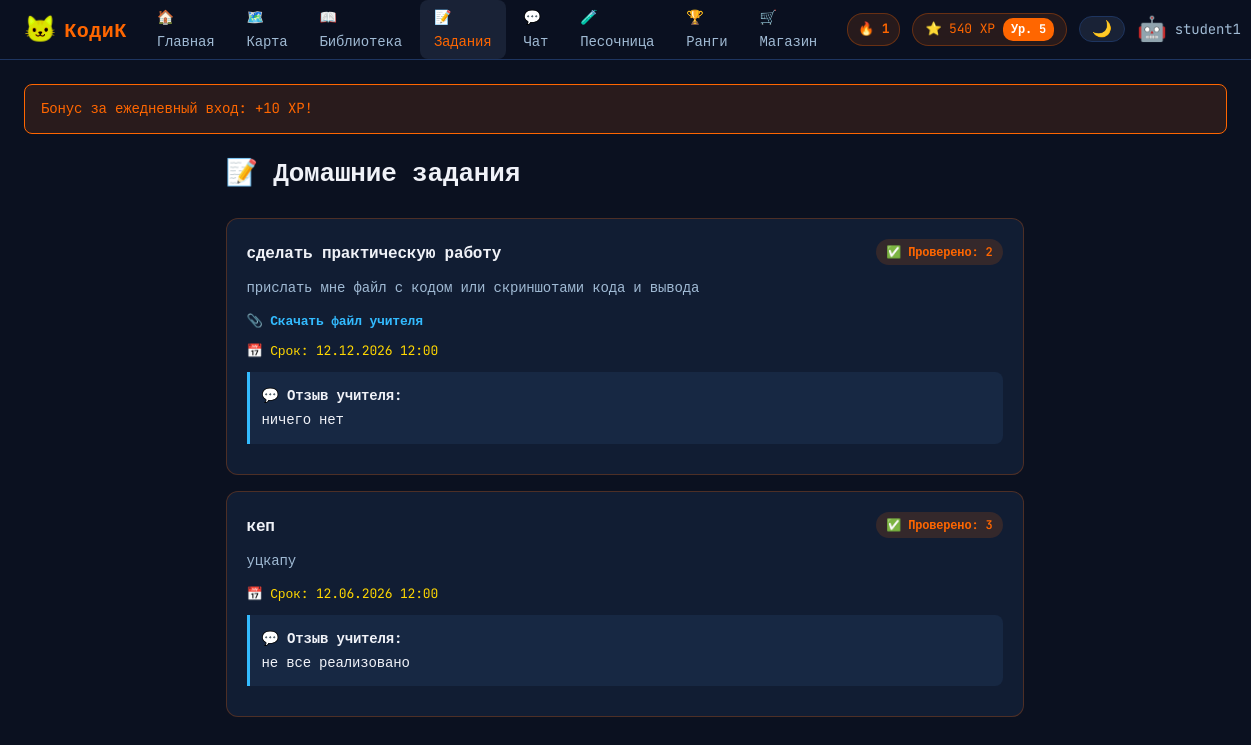
Page /student/assignments (signed in) on the committed database.
### models.py (models this page shows, shortened)
class User(UserMixin, db.Model):
    id = db.Column(db.Integer, primary_key=True)
    username = db.Column(db.String(80), unique=True, nullable=False)
    email = db.Column(db.String(120), unique=True, nullable=False)
    password_hash = db.Column(db.String(255), nullable=False)
    role = db.Column(db.String(20), nullable=False)  # admin, teacher, student, parent
    xp = db.Column(db.Integer, default=0)
    total_xp = db.Column(db.Integer, default=0)
    level = db.Column(db.Integer, default=1)
    avatar_emoji = db.Column(db.String(10), default='🐱')
    difficulty = db.Column(db.String(10), default='easy')
    created_at = db.Column(db.DateTime, default=datetime.utcnow)
    parent_id = db.Column(db.Integer, db.ForeignKey('user.id'), nullable=True)
    streak = db.Column(db.Integer, default=0)
    last_activity_date = db.Column(db.Date, nullable=True)
    last_login_bonus_date = db.Column(db.Date, nullable=True)
    sent_messages = db.relationship('Message', foreign_keys='Message.sender_id', backref='sender', lazy=True)
    received_messages = db.relationship('Message', foreign_keys='Message.receiver_id', backref='receiver', lazy=True)
    user_progress = db.relationship('UserProgress', backref='user', lazy=True)
    user_achievements = db.relationship('UserAchievement', backref='user', lazy=True)
    user_avatars = db.relationship('UserAvatar', backref='user', lazy=True)
    submissions = db.relationship('Submission', foreign_keys='Submission.student_id', backref='student', lazy=True)

class Assignment(db.Model):
    id = db.Column(db.Integer, primary_key=True)
    teacher_id = db.Column(db.Integer, db.ForeignKey('user.id'), nullable=False)
    group_id = db.Column(db.Integer, db.ForeignKey('group.id'), nullable=True)
    title = db.Column(db.String(200), nullable=False)
    description = db.Column(db.Text)
    due_date = db.Column(db.DateTime)
    is_closed = db.Column(db.Boolean, default=False)
    file_path = db.Column(db.String(255))
    created_at = db.Column(db.DateTime, default=datetime.utcnow)
    submissions = db.relationship('Submission', backref='assignment', lazy=True)
    teacher = db.relationship('User', foreign_keys=[teacher_id])

class Submission(db.Model):
    id = db.Column(db.Integer, primary_key=True)
    assignment_id = db.Column(db.Integer, db.ForeignKey('assignment.id'), nullable=False)
    student_id = db.Column(db.Integer, db.ForeignKey('user.id'), nullable=False)
    content = db.Column(db.Text)
    file_path = db.Column(db.String(255))
    submitted_at = db.Column(db.DateTime, default=datetime.utcnow)
    grade = db.Column(db.String(10))
    feedback = db.Column(db.Text)
    status = db.Column(db.String(20), default='submitted')

### app.py (the view)
@app.route('/student/assignments')
@login_required
@role_required('student')
def student_assignments():
    assignments = _get_student_assignments()
    my_subs = {s.assignment_id: s for s in Submission.query.filter_by(student_id=current_user.id).all()}
    return render_template('student/assignments.html',
                           assignments=assignments,
                           my_subs=my_subs)

### app.py (called while the page is built)
def now_msk():
    return datetime.now(_MSK_OFFSET).replace(tzinfo=None)

@app.before_request
def check_daily_login_bonus():
    if not current_user.is_authenticated or current_user.role != 'student':
        return
    if request.path.startswith('/api/'):
        return
    bonus = _grant_daily_login_bonus(current_user)
    if bonus:
        flash(f'Бонус за ежедневный вход: +{bonus} XP!', 'success')

def _compute_rank(total_xp, max_xp):
    icon, label = '🥚', 'Новобранец'
    for pct, t_icon, t_label in RANK_TIERS:
        if total_xp >= round(pct * max_xp):
            icon, label = t_icon, t_label
    return icon, label

@login_manager.user_loader
def load_user(user_id):
    return User.query.get(int(user_id))

def role_required(*roles):
    def decorator(f):
        @wraps(f)
        def decorated(*args, **kwargs):
            if not current_user.is_authenticated or current_user.role not in roles:
                flash('Доступ запрещён', 'danger')
                return redirect(url_for('dashboard'))
            return f(*args, **kwargs)
        return decorated
    return decorator

def _get_student_assignments():
    from sqlalchemy import or_, and_
    memberships = GroupMember.query.filter_by(user_id=current_user.id).all()
    group_ids = [m.group_id for m in memberships]
    if not group_ids:
        return []
    teacher_ids = [g.teacher_id for g in Group.query.filter(Group.id.in_(group_ids)).all() if g.teacher_id]
    return Assignment.query.filter(
        or_(
            Assignment.group_id.in_(group_ids),
            and_(Assignment.group_id.is_(None), Assignment.teacher_id.in_(teacher_ids))
        )
    ).order_by(Assignment.created_at.desc()).limit(5).all()

def _grant_daily_login_bonus(user):
    today = now_msk().date()
    if user.last_login_bonus_date == today:
        return 0
    user.xp += DAILY_LOGIN_BONUS_XP
    user.total_xp += DAILY_LOGIN_BONUS_XP
    user.last_login_bonus_date = today
    db.session.commit()
    return DAILY_LOGIN_BONUS_XP

### templates/student/assignments.html (shortened to what this page needs)
{% extends 'base.html' %}
{% block content %}
<div class="page-assignments">
  <div class="page-header">
    <h1>📝 Домашние задания</h1>
  </div>
  {% if assignments %}
  <div class="assignments-container">
    {% for a in assignments %}
    {% set sub = my_subs.get(a.id) %}
    <div class="assignment-card {{ 'graded' if sub and sub.status == 'graded' else ('submitted' if sub else '') }}">
      <div class="assignment-card-header">
        <h3>{{ a.title }}</h3>
        {% if sub %}
          {% if sub.status == 'graded' %}
            <span class="badge badge-success">✅ Проверено: {{ sub.grade }}</span>
          {% else %}
            <span class="badge badge-info">📬 Отправлено</span>
          {% endif %}
        {% elif a.is_closed %}
          <span class="badge badge-danger">🔒 Приём закрыт</span>
        {% elif a.due_date %}
          <span class="badge badge-warning countdown-badge"
                data-due="{{ a.due_date.strftime('%Y-%m-%dT%H:%M:%S') }}">⏳ …</span>
        {% else %}
          <span class="badge badge-warning">⏳ Ожидает выполнения</span>
        {% endif %}
      </div>
      <p class="assignment-desc">{{ a.description }}</p>
      {% if a.file_path %}
      <div class="assignment-attachment">
        📎 <a href="{{ url_for('assignment_download_file', filename=a.file_path) }}" class="attach-link" target="_blank">Скачать файл учителя</a>
      </div>
      {% endif %}
      {% if a.due_date %}
      <div class="assignment-due">📅 Срок: {{ a.due_date.strftime('%d.%m.%Y %H:%M') }}</div>
      {% endif %}
      {% if sub and sub.feedback %}
      <div class="feedback-block">
        <strong>💬 Отзыв учителя:</strong>
        <p>{{ sub.feedback }}</p>
      </div>
      {% endif %}
    </div>
    {% endfor %}
  </div>
  {% endif %}
</div>
{% endblock %}

### templates/base.html (shortened to what this page needs)
<!DOCTYPE html>
<html lang="ru">
<head>
  <link rel="stylesheet" href="{{ url_for('static', filename='css/main.css') }}">
</head>
<body class="role-{{ current_user.role if current_user.is_authenticated else 'guest' }}" id="mainBody">
{% if current_user.is_authenticated %}
<nav class="navbar">
  <a class="nav-brand" href="{{ url_for('student_dashboard') if current_user.role == 'student' else url_for('teacher_dashboard') if current_user.role == 'teacher' else url_for('admin_dashboard') }}" style="text-decoration:none;">
    <span class="brand-icon">🐱</span>
    <span class="brand-name">КодиК</span>
  </a>
  <div class="nav-links">
    {% if current_user.role == 'student' %}
      <a href="{{ url_for('student_dashboard') }}" class="nav-link {% if request.endpoint == 'student_dashboard' %}active{% endif %}">🏠 Главная</a>
      <a href="{{ url_for('student_levelmap') }}" class="nav-link {% if request.endpoint == 'student_levelmap' %}active{% endif %}">🗺️ Карта</a>
      <a href="{{ url_for('student_library') }}" class="nav-link {% if request.endpoint == 'student_library' %}active{% endif %}">📖 Библиотека</a>
      <a href="{{ url_for('student_assignments') }}" class="nav-link {% if request.endpoint == 'student_assignments' %}active{% endif %}">
        📝 Задания{% if nav_pending_assignments > 0 %}<span class="nav-badge">{{ nav_pending_assignments }}</span>{% endif %}
      </a>
      <a href="{{ url_for('student_chat') }}" class="nav-link {% if request.endpoint == 'student_chat' %}active{% endif %}">
        💬 Чат{% if nav_unread_msgs > 0 %}<span class="nav-badge">{{ nav_unread_msgs }}</span>{% endif %}
      </a>
      <a href="{{ url_for('student_sandbox') }}" class="nav-link {% if request.endpoint == 'student_sandbox' %}active{% endif %}">🧪 Песочница</a>
      <a href="{{ url_for('student_battlepass') }}" class="nav-link {% if request.endpoint == 'student_battlepass' %}active{% endif %}">🏆 Ранги</a>
      <a href="{{ url_for('student_shop') }}" class="nav-link {% if request.endpoint == 'student_shop' %}active{% endif %}">🛒 Магазин</a>
    {% endif %}
  </div>
  <div class="nav-user">
    {% if current_user.role == 'student' %}
    {% if current_user.streak > 0 %}
    <div class="streak-badge">🔥 {{ current_user.streak }}</div>
    {% endif %}
    <div class="xp-pill">
      <span>⭐ {{ current_user.xp }} XP</span>
      <span class="lv-badge">Ур. {{ current_user.level }}</span>
    </div>
    {% endif %}
    <button class="theme-toggle" onclick="toggleTheme()" title="Сменить тему" id="themeBtn">🌙</button>
    <div class="user-menu">
      <span class="user-avatar">{{ current_user.avatar_emoji }}</span>
      <span class="user-name">{{ current_user.username }}</span>
    </div>
  </div>
</nav>
{% endif %}
<main class="main-content">
  {% with messages = get_flashed_messages(with_categories=true) %}
    {% if messages %}
      <div class="flash-container">
        {% for cat, msg in messages %}
          <div class="flash flash-{{ cat }}">{{ msg }}</div>
        {% endfor %}
      </div>
    {% endif %}
  {% endwith %}
  {% block content %}{% endblock %}
</main>
</body>
</html>

### templates/student/assignments.html (style rules this page uses)
.assignment-attachment { margin: 8px 0; font-size: 13px; }
.attach-link { color: #33BBFF; text-decoration: none; font-weight: 600; }

### rows in the picture
User: streak "1", xp "540", level "5", avatar_emoji "🤖", username "student1"
Assignment: title "сделать практическую работу", description "прислать мне файл с кодом или скриншотами кода и вывода", due_date "12.12.2026 12:00"
Submission: grade "2", feedback "ничего нет"
Assignment: title "кеп", description "уцкапу", due_date "12.06.2026 12:00"
Submission: grade "3", feedback "не все реализовано"

### other values in the picture
{{ msg }} "Бонус за ежедневный вход: +10 XP!"
